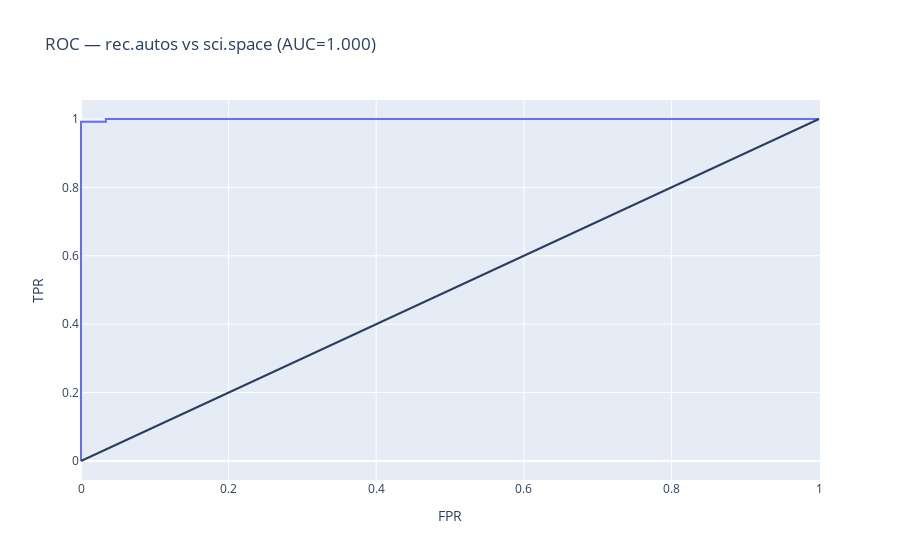

The code cell stored with this chart in its notebook:
### Markdown cell above
## 10) Curva ROC y AUC (clasificación binaria)

### Code cell
from sklearn.metrics import roc_curve, auc
from sklearn.preprocessing import LabelEncoder
from sklearn.model_selection import train_test_split
from sklearn.feature_extraction.text import TfidfVectorizer
import pandas as pd
import plotly.express as px

# Seleccionar dos clases para comparar en el roc
cls_a, cls_b = 'rec.autos', 'sci.space'


mask_bin = df_train['label'].isin([cls_a, cls_b])
texts_bin = df_train.loc[mask_bin, 'text'].values
labels_bin = df_train.loc[mask_bin, 'label'].values


X_train_bin, X_val_bin, y_train_bin, y_val_bin = train_test_split(
    texts_bin,
    labels_bin,
    test_size=0.2,
    random_state=42,
    stratify=labels_bin
)


tfidf_bin = TfidfVectorizer(max_features=30000, ngram_range=(1,2), stop_words='english', min_df=3)
X_train_bin = tfidf_bin.fit_transform(X_train_bin)
X_val_bin   = tfidf_bin.transform(X_val_bin)


le_bin = LabelEncoder()
y_train_bin_enc = le_bin.fit_transform(y_train_bin)
y_val_bin_enc   = le_bin.transform(y_val_bin)

# Entrenar red binaria
bin_model = build_mlp(
    input_dim=X_train_bin.shape[1],
    n_classes=2,
    hidden_units=256,
    dropout=0.4,
    lr=1e-3
)
bin_model.fit(
    X_train_bin, y_train_bin_enc,
    epochs=5,
    batch_size=128,
    verbose=0,
    validation_data=(X_val_bin, y_val_bin_enc)
)


y_val_proba = bin_model.predict(X_val_bin)[:, 1]


fpr, tpr, thr = roc_curve(y_val_bin_enc, y_val_proba)
roc_auc = auc(fpr, tpr)

roc_df = pd.DataFrame({'FPR': fpr, 'TPR': tpr})
fig_roc = px.line(roc_df, x='FPR', y='TPR',
                  title=f'ROC — {cls_a} vs {cls_b} (AUC={roc_auc:.3f})')
fig_roc.add_shape(type='line', x0=0, y0=0, x1=1, y1=1)
fig_roc.show()

print("AUC:", roc_auc)

### Figure 1 — Plotly figure (JSON) as saved in the notebook; plotly's stock layout.template omitted (floating-point values rounded to 4 significant figures)
{"data": [{"hovertemplate": "FPR=%{x}<br>TPR=%{y}<extra></extra>", "legendgroup": "", "line": {"color": "#636efa", "dash": "solid"}, "marker": {"symbol": "circle"}, "mode": "lines", "name": "", "orientation": "v", "showlegend": false, "type": "scatter", "x": [0.0, 0.0, 0.0, 0.03361, 0.03361, 1.0], "xaxis": "x", "y": [0.0, 0.008403, 0.9916, 0.9916, 1.0, 1.0], "yaxis": "y"}], "layout": {"legend": {"tracegroupgap": 0}, "shapes": [{"type": "line", "x0": 0, "x1": 1, "y0": 0, "y1": 1}], "title": {"text": "ROC — rec.autos vs sci.space (AUC=1.000)"}, "xaxis": {"anchor": "y", "domain": [0, 1], "title": {"text": "FPR"}}, "yaxis": {"anchor": "x", "domain": [0, 1], "title": {"text": "TPR"}}}}
